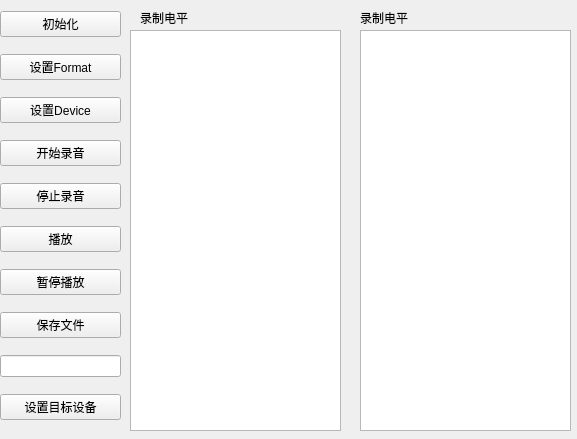
<?xml version="1.0" encoding="UTF-8"?>
<ui version="4.0">
 <class>MainWindow</class>
 <widget class="QMainWindow" name="MainWindow">
  <property name="geometry">
   <rect>
    <x>0</x>
    <y>0</y>
    <width>577</width>
    <height>439</height>
   </rect>
  </property>
  <property name="windowTitle">
   <string>MainWindow</string>
  </property>
  <widget class="QWidget" name="centralwidget">
   <widget class="QWidget" name="widget" native="true">
    <property name="geometry">
     <rect>
      <x>0</x>
      <y>0</y>
      <width>121</width>
      <height>431</height>
     </rect>
    </property>
    <layout class="QVBoxLayout" name="verticalLayout">
     <item>
      <widget class="QPushButton" name="btn_init">
       <property name="text">
        <string>初始化</string>
       </property>
      </widget>
     </item>
     <item>
      <widget class="QPushButton" name="btn_set_format">
       <property name="text">
        <string>设置Format</string>
       </property>
      </widget>
     </item>
     <item>
      <widget class="QPushButton" name="btn_set_device">
       <property name="text">
        <string>设置Device</string>
       </property>
      </widget>
     </item>
     <item>
      <widget class="QPushButton" name="btn_start_record">
       <property name="text">
        <string>开始录音</string>
       </property>
      </widget>
     </item>
     <item>
      <widget class="QPushButton" name="btn_stop_record">
       <property name="text">
        <string>停止录音</string>
       </property>
      </widget>
     </item>
     <item>
      <widget class="QPushButton" name="btn_play_data">
       <property name="text">
        <string>播放</string>
       </property>
      </widget>
     </item>
     <item>
      <widget class="QPushButton" name="btn_stop_data">
       <property name="text">
        <string>暂停播放</string>
       </property>
      </widget>
     </item>
     <item>
      <widget class="QPushButton" name="btn_save_file">
       <property name="text">
        <string>保存文件</string>
       </property>
      </widget>
     </item>
     <item>
      <widget class="QLineEdit" name="lineEdit"/>
     </item>
     <item>
      <widget class="QPushButton" name="btn_set_device_name">
       <property name="text">
        <string>设置目标设备</string>
       </property>
      </widget>
     </item>
    </layout>
   </widget>
   <widget class="QPlainTextEdit" name="plainTextEdit">
    <property name="geometry">
     <rect>
      <x>130</x>
      <y>30</y>
      <width>211</width>
      <height>401</height>
     </rect>
    </property>
   </widget>
   <widget class="QPlainTextEdit" name="plainTextEdit_2">
    <property name="geometry">
     <rect>
      <x>360</x>
      <y>30</y>
      <width>211</width>
      <height>401</height>
     </rect>
    </property>
   </widget>
   <widget class="QLabel" name="label">
    <property name="geometry">
     <rect>
      <x>140</x>
      <y>10</y>
      <width>53</width>
      <height>15</height>
     </rect>
    </property>
    <property name="text">
     <string>录制电平</string>
    </property>
   </widget>
   <widget class="QLabel" name="label_2">
    <property name="geometry">
     <rect>
      <x>360</x>
      <y>10</y>
      <width>53</width>
      <height>15</height>
     </rect>
    </property>
    <property name="text">
     <string>录制电平</string>
    </property>
   </widget>
  </widget>
 </widget>
 <resources/>
 <connections/>
</ui>
